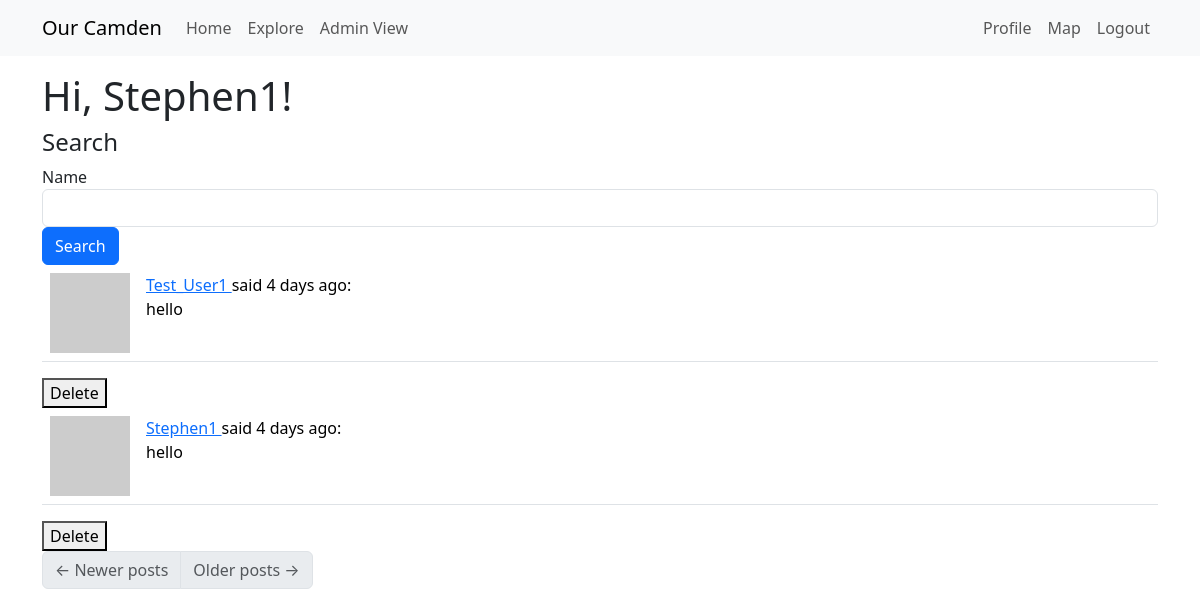
The page /explore (signed in) on the database its author committed.
### app/models.py (models this page shows, shortened)
class User(UserMixin, db.Model):
    __tablename__ = "User"
    __searchable__ = ['username', 'email',]
    id: so.Mapped[int] = so.mapped_column(primary_key=True) # so.Mapped gives a python data type to the attr, so.mapped_column creates the actual column
    access_level: so.Mapped[int] = so.mapped_column(
        default=0,  # Default to 0 (logged-in User)
        nullable=False
    )
    username: so.Mapped[str] = so.mapped_column(sa.String(64), index=True,
                                                unique=True)
    email: so.Mapped[str] = so.mapped_column(sa.String(120), index=True,
                                             unique=True)
    password_hash: so.Mapped[Optional[str]] = so.mapped_column(sa.String(256)) #attr can be defined as Optional
    about_me: so.Mapped[Optional[str]] = so.mapped_column(sa.String(140))
    last_seen: so.Mapped[Optional[datetime]] = so.mapped_column(
        default=lambda: datetime.now(timezone.utc))
    posts: so.WriteOnlyMapped['Post'] = so.relationship(
        back_populates='author',
        passive_deletes=True) #back_populates links Posts.author to User.posts
    following: so.WriteOnlyMapped['User'] = so.relationship(
        secondary=followers, primaryjoin=(followers.c.follower_id == id), # establish link between User and Follower tables, where the id matches (all the Users this current User follows)
        secondaryjoin=(followers.c.followed_id == id), #links followers back to Users. identifies all Users who are followed by the current User
        back_populates='followers',
        passive_deletes=True) #links User.following to Follower.followers (who the User is following)
    followers: so.WriteOnlyMapped['User'] = so.relationship(
        secondary=followers, primaryjoin=(followers.c.followed_id == id),
        secondaryjoin=(followers.c.follower_id == id),
        back_populates='following',
        passive_deletes=True) #same but for who the User is being followed by
    Markers: so.Mapped["Marker"] = so.relationship(
        "Marker",
        back_populates="creator",  # Links to the `Marker.creator` relationship
    )
    def avatar(self, size):
        digest = md5(self.email.lower().encode('utf-8')).hexdigest()
        return f'https://www.gravatar.com/avatar/{digest}?d=identicon&s={size}' #provides an automatic avatar

class Post(db.Model):
    __searchable__ = ['body']  # Fields to index
    id: so.Mapped[int] = so.mapped_column(primary_key=True)
    body: so.Mapped[str] = so.mapped_column(sa.String(140))
    timestamp: so.Mapped[datetime] = so.mapped_column(index=True, default=lambda: datetime.now(timezone.utc))
    user_id: so.Mapped[int] = so.mapped_column(sa.ForeignKey(User.id, ondelete='CASCADE'),index=True)
    author: so.Mapped[User] = so.relationship(back_populates='posts', passive_deletes=True)

### app/routes.py (the view)
@app.route('/explore', methods=["GET", "POST"])
@login_required
def explore():
    user_asks = request.args.get('query', '').strip() #look for submitted search query to filter database by
    page = request.args.get('page', 1, type=int) # just moved inside edit zone, get the page we are at
    if user_asks: # if there is a query
        search_results = search_posts_and_users(user_asks) # filter the search for the query
        total = len(search_results)
        posts = search_results[(page - 1) * app.config['POSTS_PER_PAGE']: page * app.config['POSTS_PER_PAGE']]
        next_url = url_for('explore', page=page + 1) if page * app.config['POSTS_PER_PAGE'] < total else None
        prev_url = url_for('explore', page=page - 1) if page > 1 else None
        return render_template('index.html', title='Explore', posts=posts, next_url=next_url, prev_url=prev_url)
    else:
        all_posts = sa.select(Post).order_by(Post.timestamp.desc()) # get all posts in descending order of time
        posts = db.paginate(all_posts, page=page,
                        per_page=app.config['POSTS_PER_PAGE'], error_out=False) # paginate posts, with descending order of time
        next_url = url_for('explore', page=posts.next_num) \
            if posts.has_next else None
        prev_url = url_for('explore', page=posts.prev_num) \
            if posts.has_prev else None
        return render_template('index.html', title='Explore',
                           posts=posts.items, next_url=next_url,
                           prev_url=prev_url, user_id = current_user.id)

### app/models.py (called while the page is built)
@login.user_loader
def load_User(id):
    return db.session.get(User, int(id))

### app/routes.py (called while the page is built)
@app.before_request
def before_request(): # if user is logged in, record the time they log in, update database
    if current_user.is_authenticated:
        current_user.last_seen = datetime.now(timezone.utc)
        db.session.commit()

### app/templates/index.html (shortened to what this page needs)
{% extends "base.html" %}
{% import "bootstrap_wtf.html" as wtf %}
{% block content %}
    {% if title == "Explore" %}
        <h1>Hi, {{ current_user.username }}!</h1>
        <h4>Search</h4>
        <form class="form-inline" method="GET" action="{{ url_for('explore') }}">
            <div class="form-group">
                <label for="query">Name</label>
                <input type="text" class="form-control" name="query" id="query">
            </div>
            <button type="submit" class="btn btn-primary">Search</button>
        </form>
    {% endif %}
    {% for post in posts %}
        {% if post.author != None %}
            {% include '_post.html' %}
            {% if current_user.id == post.author.id or current_user.access_level == 1 %}
            <form action="{{ url_for('delete_post', post_id=post.id) }}" method="POST" style="display:inline;">
                <button type="submit" onclick="return confirm('Are you sure you want to delete this post?')">Delete</button>
            </form>
            {% endif %}
        {% endif %}
    {% endfor %}
    <nav aria-label="Post navigation">
        <ul class="pagination">
            <li class="page-item{% if not prev_url %} disabled{% endif %}">
                <a class="page-link" href="{{ prev_url }}">
                    <span aria-hidden="true">&larr;</span> Newer posts
                </a>
            </li>
            <li class="page-item{% if not next_url %} disabled{% endif %}">
                <a class="page-link" href="{{ next_url }}">
                    Older posts <span aria-hidden="true">&rarr;</span>
                </a>
            </li>
        </ul>
    </nav>
{% endblock %}

### app/templates/_post.html
<table class="table table-hover">
    <tr>
        <td width="70px">
            <a href="{{ url_for('user', username=post.author.username) }}">
                <img src="{{ post.author.avatar(70) }}" />
            </a>
        </td>
        <td>
            <a href="{{ url_for('user', username=post.author.username) }}">
                {{ post.author.username }}
            </a>
            said {{ moment(post.timestamp).fromNow() }}:
            <br>
            {{ post.body }}
        </td>
    </tr>
</table>

### rows shown on the page
User: username "Stephen1"
Post: author.username "Test_User1", timestamp "4 days ago", body "hello"
Post: author.username "Stephen1", timestamp "4 days ago", body "hello"
